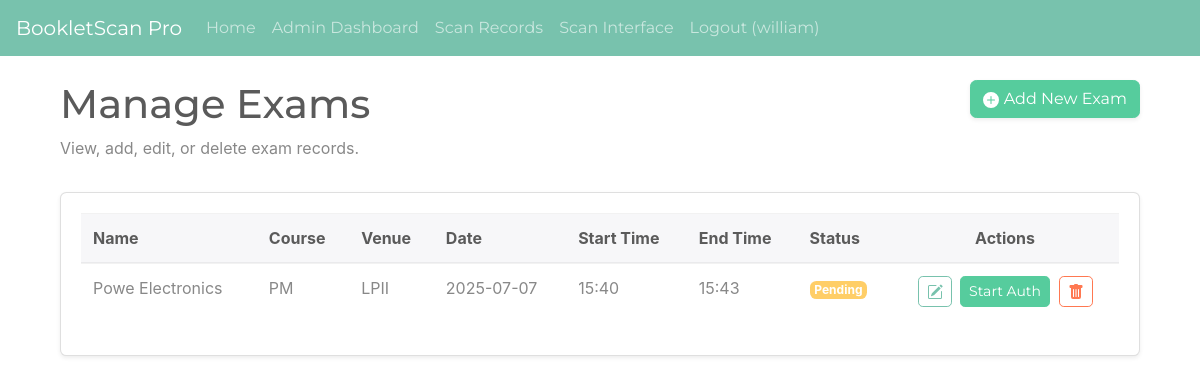
Screenshot of /admin/exams (signed in) with the database file from the repository.
### Booklet_Scan/app/models.py (models this page shows, shortened)
class AdminUser(UserMixin, db.Model):
    id = db.Column(db.Integer, primary_key=True)
    username = db.Column(db.String(64), index=True, unique=True, nullable=False)
    password_hash = db.Column(db.String(256), nullable=False)

class Exam(db.Model):
    id = db.Column(db.Integer, primary_key=True)
    name = db.Column(db.String(128), nullable=False)
    course = db.Column(db.String(128)) # Course for which the exam is being held
    venue_id = db.Column(db.Integer, db.ForeignKey('venue.id'), nullable=False)
    date = db.Column(db.Date, nullable=False)
    start_time = db.Column(db.Time, nullable=False)
    end_time = db.Column(db.Time, nullable=False)
    exam_status = db.Column(db.String(30), default='Pending', nullable=False)
    assignments = db.relationship('StudentExamAssignment', backref='exam', lazy='dynamic')
    scans = db.relationship('ScanRecord', backref='exam', lazy='dynamic')
    STATUS_PENDING = 'Pending'
    STATUS_AUTH_ACTIVE = 'AuthenticationActive'
    STATUS_IN_PROGRESS = 'InProgress' # Future use
    STATUS_FINISHED = 'Finished'     # Future use

class Venue(db.Model):
    id = db.Column(db.Integer, primary_key=True)
    name = db.Column(db.String(128), unique=True, nullable=False)
    location = db.Column(db.String(256))
    capacity = db.Column(db.Integer)
    exams = db.relationship('Exam', backref='venue', lazy='dynamic')

### Booklet_Scan/app/admin/routes.py (the view)
@bp.route('/exams')
def list_exams():
    page = request.args.get('page', 1, type=int)
    exams = Exam.query.order_by(Exam.date.desc(), Exam.start_time.desc()).paginate(page=page, per_page=10)
    return render_template('admin/exams_list.html', exams=exams, title='Manage Exams')

### Booklet_Scan/app/admin/routes.py (called while the page is built)
def is_admin():
    return current_user.is_authenticated and hasattr(current_user, 'username')

@bp.before_request
@login_required # Ensures user is logged in for all admin routes
def before_request():
    if not is_admin(): # Or a more specific role check if you add roles
        flash('You do not have permission to access the admin area.')
        return redirect(url_for('main.index'))

### Booklet_Scan/app/models.py (called while the page is built)
@login_manager.user_loader
def load_user(id):
    return AdminUser.query.get(int(id))

### Booklet_Scan/app/templates/admin/exams_list.html (shortened to what this page needs)
{% extends "base.html" %}
{% import "bootstrap/wtf.html" as wtf %}
{% block app_content %}
<div class="container mt-4">
    <div class="row mb-3">
        <div class="col-md-9">
            <h1 class="display-5">Manage Exams</h1>
            <p class="text-muted">View, add, edit, or delete exam records.</p>
        </div>
        <div class="col-md-3 text-right">
            <a href="{{ url_for('admin.add_exam') }}" class="btn btn-success shadow-sm">
                <svg xmlns="http://www.w3.org/2000/svg" width="16" height="16" fill="currentColor" class="bi bi-plus-circle-fill" viewBox="0 0 16 16">
                    <path d="M16 8A8 8 0 1 1 0 8a8 8 0 0 1 16 0zM8.5 4.5a.5.5 0 0 0-1 0v3h-3a.5.5 0 0 0 0 1h3v3a.5.5 0 0 0 1 0v-3h3a.5.5 0 0 0 0-1h-3v-3z"/>
                </svg>
                Add New Exam
            </a>
        </div>
    </div>
    <div class="card shadow-sm">
        <div class="card-body">
            {% if exams.items %}
            <table class="table table-hover table-responsive-md">
                <thead class="thead-light">
                    <tr>
                        <th>Name</th>
                        <th>Course</th>
                        <th>Venue</th>
                        <th>Date</th>
                        <th>Start Time</th>
                        <th>End Time</th>
                        <th>Status</th>
                        <th class="text-center">Actions</th>
                    </tr>
                </thead>
                <tbody>
                    {% for exam in exams.items %}
                    <tr>
                        <td>{{ exam.name }}</td>
                        <td>{{ exam.course }}</td>
                        <td>{{ exam.venue.name if exam.venue else 'N/A' }}</td>
                        <td>{{ exam.date.strftime('%Y-%m-%d') if exam.date else 'N/A' }}</td>
                        <td>{{ exam.start_time.strftime('%H:%M') if exam.start_time else 'N/A' }}</td>
                        <td>{{ exam.end_time.strftime('%H:%M') if exam.end_time else 'N/A' }}</td>
                        <td>
                            <span class="badge badge-{% if exam.exam_status == 'AuthenticationActive' %}success{% elif exam.exam_status == 'Pending' %}warning{% else %}secondary{% endif %}">
                                {{ exam.exam_status }}
                            </span>
                        </td>
                        <td class="text-center">
                            <a href="{{ url_for('admin.edit_exam', id=exam.id) }}" class="btn btn-sm btn-outline-primary mr-1" title="Edit Exam">
                            </a>
                            {% if exam.exam_status == 'Pending' %}
                                <form action="{{ url_for('admin.set_exam_status', exam_id=exam.id, status='AuthenticationActive') }}" method="POST" style="display: inline-block;" class="mr-1">
                                    <button type="submit" class="btn btn-sm btn-success" title="Start Authentication Mode">Start Auth</button>
                                </form>
                            {% elif exam.exam_status == 'AuthenticationActive' %}
                                <form action="{{ url_for('admin.set_exam_status', exam_id=exam.id, status='Pending') }}" method="POST" style="display: inline-block;" class="mr-1">
                                    <button type="submit" class="btn btn-sm btn-warning" title="Stop Authentication Mode">Stop Auth</button>
                                </form>
                            {% endif %}
                            <form action="{{ url_for('admin.delete_exam', id=exam.id) }}" method="post" style="display:inline;" title="Delete Exam">
                                <button type="submit" class="btn btn-sm btn-outline-danger" onclick="return confirm('Are you sure you want to delete exam: {{ exam.name }}? This action cannot be undone.');">
                                </button>
                            </form>
                        </td>
                    </tr>
                    {% endfor %}
                </tbody>
            </table>
            {% else %}
            <div class="alert alert-info" role="alert">
                No exams found. You can <a href="{{ url_for('admin.add_exam') }}" class="alert-link">add a new exam</a>.
            </div>
            {% endif %}
        </div>
    </div>
</div>
{% endblock %}

### Booklet_Scan/app/templates/base.html (shortened to what this page needs)
<!doctype html>
<html lang="en">
  <head>
    <link rel="stylesheet" href="https://bootswatch.com/4/minty/bootstrap.min.css">
  </head>
  <body>
    <nav class="navbar navbar-expand-lg navbar-dark bg-primary fixed-top">
      <a class="navbar-brand" href="{{ url_for('main.index') }}">BookletScan Pro</a>
      <div class="collapse navbar-collapse" id="navbarNav">
        <ul class="navbar-nav mr-auto">
          <li class="nav-item">
            <a class="nav-link" href="{{ url_for('main.index') }}">Home</a>
          </li>
          {% if current_user.is_anonymous %}
          <li class="nav-item">
            <a class="nav-link" href="{{ url_for('auth.login') }}">Admin Login</a>
          </li>
          {% else %}
            {% if current_user.is_authenticated and current_user.username %}
            <li class="nav-item">
              <a class="nav-link" href="{{ url_for('admin.dashboard') }}">Admin Dashboard</a>
            </li>
            <li class="nav-item">
                <a class="nav-link" href="{{ url_for('admin.list_scan_records') }}">Scan Records</a>
            </li>
            {% endif %}
            <li class="nav-item">
              <a class="nav-link" href="{{ url_for('main.scan_ui') }}">Scan Interface</a>
            </li>
            <li class="nav-item">
              <a class="nav-link" href="{{ url_for('auth.logout') }}">Logout ({{ current_user.username if current_user.is_authenticated and current_user.username else 'User' }})</a>
            </li>
          {% endif %}
        </ul>
      </div>
    </nav>
    <div class="container mt-3">
        {% block app_content %}{% endblock %}
    </div>
  </body>
</html>

### Booklet_Scan/app/templates/base.html (style rules this page uses)
body { padding-top: 56px; }

### rows the page displays
AdminUser: username "william"
Exam: name "Powe Electronics", course "PM", venue "LPII", date "2025-07-07", start_time "15:40", end_time "15:43", exam_status "Pending"
